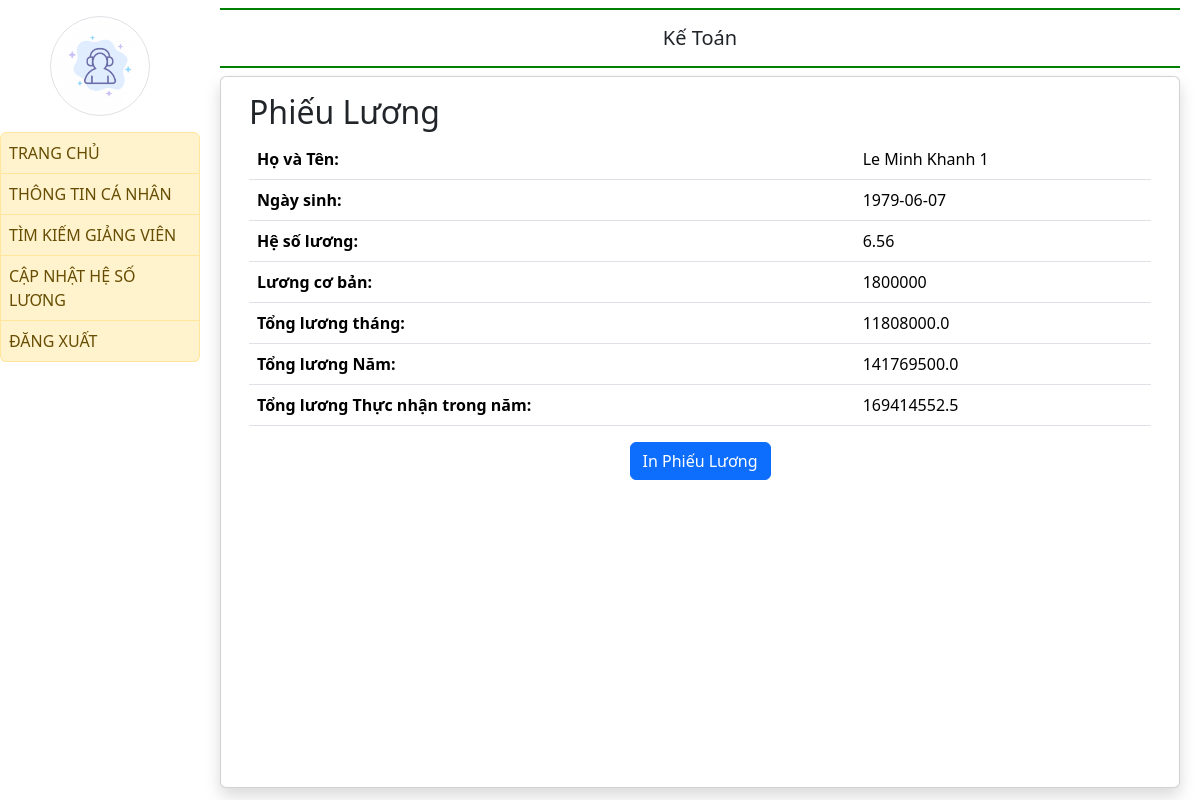
The app's page /salary_slip/3/ with its own data.
### quanlyluong/models.py (models this page shows)
class GIANGVIEN(models.Model):
    MAGIANGVIEN = models.CharField(max_length= 8, primary_key=True, unique=True)
    MATD = models.ForeignKey(TRINHDO, on_delete=models.CASCADE) #Mã trình độ
    HOTEN = models.CharField(max_length=50)
    NGAYSINH = models.CharField(max_length=10)
    GIOITINH = models.BooleanField()
    SODIENTHOAI = models.CharField(max_length=10)
    DIACHI = models.CharField(max_length=100)
    MABAC = models.ForeignKey(CAPBAC, on_delete=models.CASCADE) #Mã bậc
    NGAYVAOLAM = models.CharField(max_length=10)
    CHUCVU = models.CharField(max_length=50)
    MANGACH = models.ForeignKey(NGACH, on_delete=models.CASCADE)
    SOTIETDAY = models.IntegerField()

class HESOLUONG(models.Model):
    MABAC = models.ForeignKey(CAPBAC, on_delete=models.CASCADE)
    MANGACH = models.ForeignKey(NGACH, on_delete=models.CASCADE)
    HESO = models.FloatField()
    class Meta:
        unique_together = (('MABAC', 'MANGACH'),)  # Khóa chính composite
        verbose_name_plural = "Hệ số lương"

### quanlyluong/views.py (the view)
# urls.py: path('salary_slip/<int:magiangvien>/',
def salary_slip(request, magiangvien, sotietdaytoithieu = 50,luongtheogio = 24500):
    try:
        teacher = get_object_or_404(GIANGVIEN, pk=magiangvien)
        hesoluong = HESOLUONG.objects.get(
            MABAC=teacher.MABAC_id, MANGACH=teacher.MANGACH_id)
    except HESOLUONG.DoesNotExist:
        return HttpResponse("Salary coefficient not found for the provided instructor.", status=404)
    base_salary = 1800000
    calculated_salaryM = base_salary * hesoluong.HESO
    calculated_salaryY = base_salary * hesoluong.HESO * 12 +(teacher.SOTIETDAY - sotietdaytoithieu) * luongtheogio
    context = {
        'teacher': teacher,
        'base_salary': base_salary,
        'hesoluong': hesoluong.HESO,
        'calculated_salaryM': calculated_salaryM,
        'calculated_salaryY': calculated_salaryY,
        'final_salary': calculated_salaryY + calculated_salaryY*0.3 - calculated_salaryY*0.105
    }
    return render(request, 'login/salary_slip.html', context)

### quanlyluong/templates/login/salary_slip.html
{% extends 'login/emp_base.html' %}
{% block main %}
<div class="container">
    <h2>Phiếu Lương</h2>
    <table class="table">
        <tr>
            <th>Họ và Tên:</th>
            <td>{{ teacher.HOTEN }}</td>
        </tr>
        <tr>
            <th>Ngày sinh:</th>
            <td>{{ teacher.NGAYSINH }}</td>
        </tr>
        <tr>
            <th>Hệ số lương:</th>
            <td>{{ hesoluong }}</td>
        </tr>
        <tr>
            <th>Lương cơ bản:</th>
            <td>{{ base_salary }}</td>
        </tr>
        <tr>
            <th>Tổng lương tháng:</th>
            <td>{{ calculated_salaryM }}</td>
        </tr>
        <tr>
            <th>Tổng lương Năm:</th>
            <td>{{ calculated_salaryY }}</td>
        </tr>
        <tr>
            <th>Tổng lương Thực nhận trong năm:</th>
            <td>{{ final_salary}}</td>
        </tr>
    </table>
    <div class="text-center">
        <button onclick="window.print()" class="btn btn-primary">In Phiếu Lương</button>
    </div>
</div>
{% endblock %}

### records on screen
GIANGVIEN: HOTEN "Le Minh Khanh 1", NGAYSINH "1979-06-07"
HESOLUONG: HESO "6.56"

### other values on screen
{{ base_salary }} "1800000"
{{ calculated_salaryM }} "11808000.0"
{{ calculated_salaryY }} "141769500.0"
{{ final_salary }} "169414552.5"
